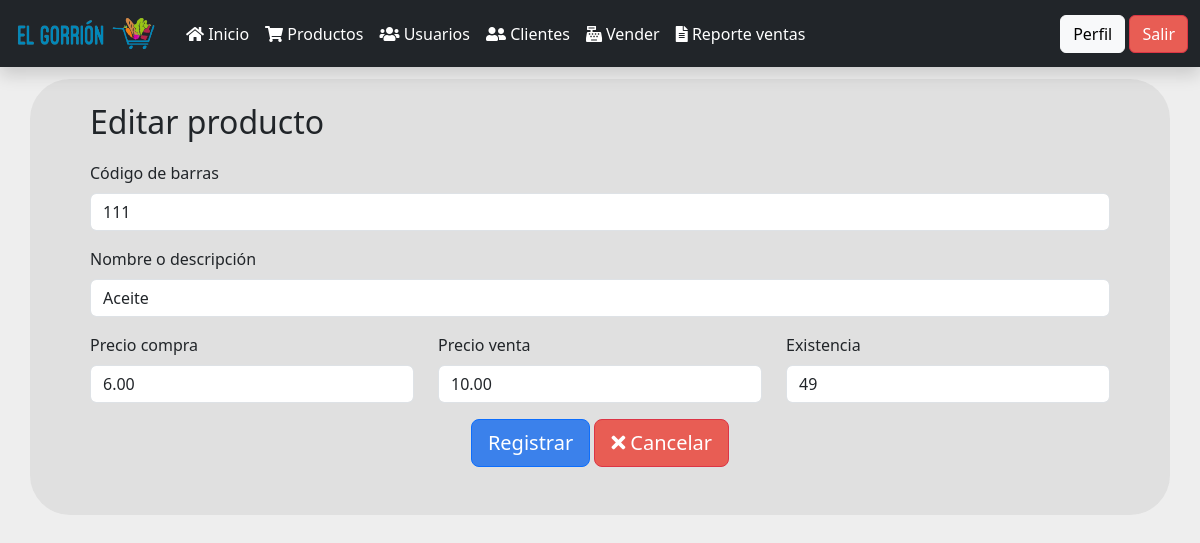
/editar_producto.php?id=1 (signed in), run on the app's committed database.
### tables this page shows
CREATE TABLE productos(
        id BIGINT UNSIGNED NOT NULL AUTO_INCREMENT PRIMARY KEY,
        codigo VARCHAR(255) NOT NULL,
        nombre VARCHAR(255) NOT NULL,
        compra DECIMAL(8,2) NOT NULL,
        venta DECIMAL(8,2) NOT NULL,
        existencia INT NOT NULL
    );

### funciones.php (called while the page is built, shortened)
<?php
function obtenerProductoPorId($id){
    $sentencia = "SELECT * FROM productos WHERE id = ?";
    return select($sentencia, [$id])[0];
}
function select($sentencia, $parametros = []){
    $bd = conectarBaseDatos();
    $respuesta = $bd->prepare($sentencia);
    $respuesta->execute($parametros);
    return $respuesta->fetchAll();
}
function conectarBaseDatos() {
	$host = "localhost:3308";
	$db   = "ventas_php";
	$user = "root";
	$pass = "";
	$charset = 'utf8mb4';
	$options = [
	    \PDO::ATTR_ERRMODE            => \PDO::ERRMODE_EXCEPTION,
	    \PDO::ATTR_DEFAULT_FETCH_MODE => \PDO::FETCH_OBJ,
	    \PDO::ATTR_EMULATE_PREPARES   => false,
	];
	$dsn = "mysql:host=$host;dbname=$db;charset=$charset";
	try {
	     $pdo = new \PDO($dsn, $user, $pass, $options);
	     return $pdo;
	} catch (\PDOException $e) {
	     throw new \PDOException($e->getMessage(), (int)$e->getCode());
	}
}

### editar_producto.php (the view, shortened to what this page needs)
<?php
include_once "encabezado.php";
include_once "navbar.php";
$id = $_GET['id'];
include_once "funciones.php";
$producto = obtenerProductoPorId($id);
?>
<div class="container " style="background-color:rgba(217, 217, 217, 0.65) ;border-radius: 40px; margin-top:1% ; margin-bottom:2%; padding-top:2%;padding-bottom:4%; padding-left:5%; padding-right:5%;">
    <h2 style="margin-bottom: 20px;">Editar producto</h2>
    <form method="post">
        <div class="mb-3">
            <label for="codigo" class="form-label">Código de barras</label>
            <input type="text" name="codigo" class="form-control" value="<?php echo $producto->codigo;?>" id="codigo" placeholder="Escribe el código de barras del producto">
        </div>
        <div class="mb-3">
            <label for="nombre" class="form-label">Nombre o descripción</label>
            <input type="text" name="nombre" class="form-control" value="<?php echo $producto->nombre;?>" id="nombre" placeholder="Ej. Papas">
        </div>
        <div class="row">
            <div class="col">
                <label for="compra" class="form-label">Precio compra</label>
                <input type="number" name="compra" step="any" value="<?php echo $producto->compra;?>" id="compra" class="form-control" placeholder="Precio de compra" aria-label="">
            </div>
            <div class="col">
                <label for="venta" class="form-label">Precio venta</label>
                <input type="number" name="venta" step="any" value="<?php echo $producto->venta;?>" id="venta" class="form-control" placeholder="Precio de venta" aria-label="">
            </div>
            <div class="col">
                <label for="existencia" class="form-label">Existencia</label>
                <input type="number" name="existencia" step="any" value="<?php echo $producto->existencia;?>" id="existencia" class="form-control" placeholder="Existencia" aria-label="">
            </div>
        </div>
        <div class="text-center mt-3">
            <input type="submit" name="registrar" value="Registrar" class="btn btn-primary btn-lg"style="background-color:#3B81EB">
            <a href="productos.php" class="btn btn-danger btn-lg" style="background-color:#E85D54">
                <i class="fa fa-times"></i>
                Cancelar
            </a>
        </div>
    </form>
</div>

### estilos.css (style rules this page uses)
body { background-color: RGB(218,218,218,0.46); }

### data on the page
productos: codigo "111", nombre "Aceite", compra "6.00", venta "10.00", existencia "49"
